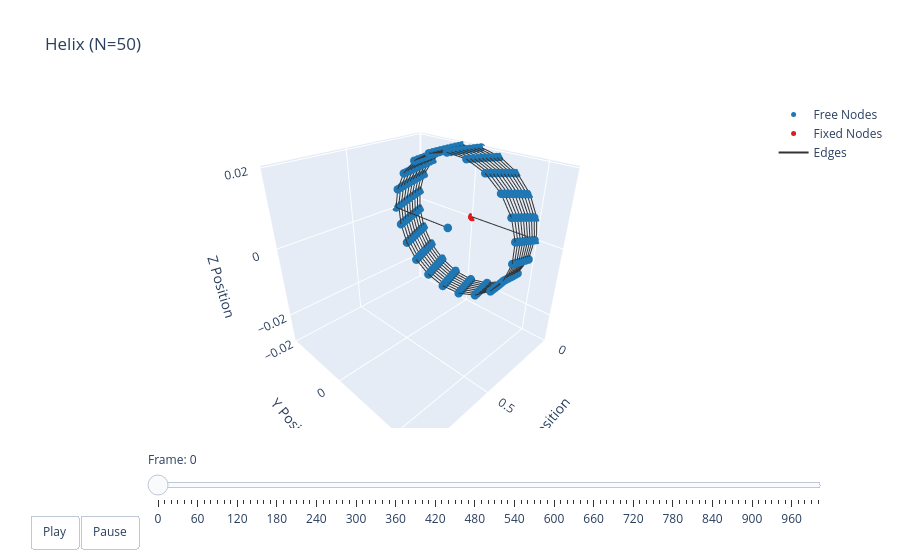

Notebook cell for this chart:
### Code cell
options = dismech.AnimationOptions(title='Helix (N=50)', plot_step=10)

fig = dismech.get_interactive_animation_plotly(robot, t_arr, qs, options)
fig.show()

### Figure 1 — Plotly figure (JSON) as saved in the notebook; plotly's stock layout.template omitted (floating-point values rounded to 4 significant figures; data arrays with more than 128 entries replaced by an {"elided": "..."} marker saying what was removed)
{"data": [{"marker": {"color": "#1f78b4", "size": 5}, "mode": "markers", "name": "Free Nodes", "type": "scatter3d", "x": {"elided": "201 float values"}, "y": {"elided": "201 float values"}, "z": {"elided": "201 float values"}}, {"marker": {"color": "#e31a1c", "size": 5}, "mode": "markers", "name": "Fixed Nodes", "type": "scatter3d", "x": [0.0], "y": [0.0], "z": [0.0]}, {"line": {"color": "#333333", "width": 2}, "mode": "lines", "name": "Edges", "type": "scatter3d", "x": {"elided": "603 float values"}, "y": {"elided": "603 float values"}, "z": {"elided": "603 float values"}}, {"color": "rgba(166, 206, 227, 0.7)", "i": [], "j": [], "k": [], "name": "Faces", "opacity": 0.7, "showscale": false, "type": "mesh3d", "x": {"elided": "202 float values"}, "y": {"elided": "202 float values"}, "z": {"elided": "202 float values"}}], "layout": {"scene": {"camera": {"eye": {"x": 1.225, "y": 1.225, "z": 1.0}}, "xaxis": {"range": [-0.001515, 0.932], "title": {"text": "X Position"}}, "yaxis": {"range": [-0.02037, 0.02691], "title": {"text": "Y Position"}}, "zaxis": {"range": [-0.02882, 0.02043], "title": {"text": "Z Position"}}}, "sliders": [{"currentvalue": {"prefix": "Frame: "}, "steps": [{"args": [["0"], {"frame": {"duration": 50, "redraw": true}, "mode": "immediate"}], "label": "0", "method": "animate"}, {"args": [["1"], {"frame": {"duration": 50, "redraw": true}, "mode": "immediate"}], "label": "10", "method": "animate"}, {"args": [["2"], {"frame": {"duration": 50, "redraw": true}, "mode": "immediate"}], "label": "20", "method": "animate"}, {"args": [["3"], {"frame": {"duration": 50, "redraw": true}, "mode": "immediate"}], "label": "30", "method": "animate"}, {"args": [["4"], {"frame": {"duration": 50, "redraw": true}, "mode": "immediate"}], "label": "40", "method": "animate"}, {"args": [["5"], {"frame": {"duration": 50, "redraw": true}, "mode": "immediate"}], "label": "50", "method": "animate"}, {"args": [["6"], {"frame": {"duration": 50, "redraw": true}, "mode": "immediate"}], "label": "60", "method": "animate"}, {"args": [["7"], {"frame": {"duration": 50, "redraw": true}, "mode": "immediate"}], "label": "70", "method": "animate"}, {"args": [["8"], {"frame": {"duration": 50, "redraw": true}, "mode": "immediate"}], "label": "80", "method": "animate"}, {"args": [["9"], {"frame": {"duration": 50, "redraw": true}, "mode": "immediate"}], "label": "90", "method": "animate"}, {"args": [["10"], {"frame": {"duration": 50, "redraw": true}, "mode": "immediate"}], "label": "100", "method": "animate"}, {"args": [["11"], {"frame": {"duration": 50, "redraw": true}, "mode": "immediate"}], "label": "110", "method": "animate"}, {"args": [["12"], {"frame": {"duration": 50, "redraw": true}, "mode": "immediate"}], "label": "120", "method": "animate"}, {"args": [["13"], {"frame": {"duration": 50, "redraw": true}, "mode": "immediate"}], "label": "130", "method": "animate"}, {"args": [["14"], {"frame": {"duration": 50, "redraw": true}, "mode": "immediate"}], "label": "140", "method": "animate"}, {"args": [["15"], {"frame": {"duration": 50, "redraw": true}, "mode": "immediate"}], "label": "150", "method": "animate"}, {"args": [["16"], {"frame": {"duration": 50, "redraw": true}, "mode": "immediate"}], "label": "160", "method": "animate"}, {"args": [["17"], {"frame": {"duration": 50, "redraw": true}, "mode": "immediate"}], "label": "170", "method": "animate"}, {"args": [["18"], {"frame": {"duration": 50, "redraw": true}, "mode": "immediate"}], "label": "180", "method": "animate"}, {"args": [["19"], {"frame": {"duration": 50, "redraw": true}, "mode": "immediate"}], "label": "190", "method": "animate"}, {"args": [["20"], {"frame": {"duration": 50, "redraw": true}, "mode": "immediate"}], "label": "200", "method": "animate"}, {"args": [["21"], {"frame": {"duration": 50, "redraw": true}, "mode": "immediate"}], "label": "210", "method": "animate"}, {"args": [["22"], {"frame": {"duration": 50, "redraw": true}, "mode": "immediate"}], "label": "220", "method": "animate"}, {"args": [["23"], {"frame": {"duration": 50, "redraw": true}, "mode": "immediate"}], "label": "230", "method": "animate"}, {"args": [["24"], {"frame": {"duration": 50, "redraw": true}, "mode": "immediate"}], "label": "240", "method": "animate"}, {"args": [["25"], {"frame": {"duration": 50, "redraw": true}, "mode": "immediate"}], "label": "250", "method": "animate"}, {"args": [["26"], {"frame": {"duration": 50, "redraw": true}, "mode": "immediate"}], "label": "260", "method": "animate"}, {"args": [["27"], {"frame": {"duration": 50, "redraw": true}, "mode": "immediate"}], "label": "270", "method": "animate"}, {"args": [["28"], {"frame": {"duration": 50, "redraw": true}, "mode": "immediate"}], "label": "280", "method": "animate"}, {"args": [["29"], {"frame": {"duration": 50, "redraw": true}, "mode": "immediate"}], "label": "290", "method": "animate"}, {"args": [["30"], {"frame": {"duration": 50, "redraw": true}, "mode": "immediate"}], "label": "300", "method": "animate"}, {"args": [["31"], {"frame": {"duration": 50, "redraw": true}, "mode": "immediate"}], "label": "310", "method": "animate"}, {"args": [["32"], {"frame": {"duration": 50, "redraw": true}, "mode": "immediate"}], "label": "320", "method": "animate"}, {"args": [["33"], {"frame": {"duration": 50, "redraw": true}, "mode": "immediate"}], "label": "330", "method": "animate"}, {"args": [["34"], {"frame": {"duration": 50, "redraw": true}, "mode": "immediate"}], "label": "340", "method": "animate"}, {"args": [["35"], {"frame": {"duration": 50, "redraw": true}, "mode": "immediate"}], "label": "350", "method": "animate"}, {"args": [["36"], {"frame": {"duration": 50, "redraw": true}, "mode": "immediate"}], "label": "360", "method": "animate"}, {"args": [["37"], {"frame": {"duration": 50, "redraw": true}, "mode": "immediate"}], "label": "370", "method": "animate"}, {"args": [["38"], {"frame": {"duration": 50, "redraw": true}, "mode": "immediate"}], "label": "380", "method": "animate"}, {"args": [["39"], {"frame": {"duration": 50, "redraw": true}, "mode": "immediate"}], "label": "390", "method": "animate"}, {"args": [["40"], {"frame": {"duration": 50, "redraw": true}, "mode": "immediate"}], "label": "400", "method": "animate"}, {"args": [["41"], {"frame": {"duration": 50, "redraw": true}, "mode": "immediate"}], "label": "410", "method": "animate"}, {"args": [["42"], {"frame": {"duration": 50, "redraw": true}, "mode": "immediate"}], "label": "420", "method": "animate"}, {"args": [["43"], {"frame": {"duration": 50, "redraw": true}, "mode": "immediate"}], "label": "430", "method": "animate"}, {"args": [["44"], {"frame": {"duration": 50, "redraw": true}, "mode": "immediate"}], "label": "440", "method": "animate"}, {"args": [["45"], {"frame": {"duration": 50, "redraw": true}, "mode": "immediate"}], "label": "450", "method": "animate"}, {"args": [["46"], {"frame": {"duration": 50, "redraw": true}, "mode": "immediate"}], "label": "460", "method": "animate"}, {"args": [["47"], {"frame": {"duration": 50, "redraw": true}, "mode": "immediate"}], "label": "470", "method": "animate"}, {"args": [["48"], {"frame": {"duration": 50, "redraw": true}, "mode": "immediate"}], "label": "480", "method": "animate"}, {"args": [["49"], {"frame": {"duration": 50, "redraw": true}, "mode": "immediate"}], "label": "490", "method": "animate"}, {"args": [["50"], {"frame": {"duration": 50, "redraw": true}, "mode": "immediate"}], "label": "500", "method": "animate"}, {"args": [["51"], {"frame": {"duration": 50, "redraw": true}, "mode": "immediate"}], "label": "510", "method": "animate"}, {"args": [["52"], {"frame": {"duration": 50, "redraw": true}, "mode": "immediate"}], "label": "520", "method": "animate"}, {"args": [["53"], {"frame": {"duration": 50, "redraw": true}, "mode": "immediate"}], "label": "530", "method": "animate"}, {"args": [["54"], {"frame": {"duration": 50, "redraw": true}, "mode": "immediate"}], "label": "540", "method": "animate"}, {"args": [["55"], {"frame": {"duration": 50, "redraw": true}, "mode": "immediate"}], "label": "550", "method": "animate"}, {"args": [["56"], {"frame": {"duration": 50, "redraw": true}, "mode": "immediate"}], "label": "560", "method": "animate"}, {"args": [["57"], {"frame": {"duration": 50, "redraw": true}, "mode": "immediate"}], "label": "570", "method": "animate"}, {"args": [["58"], {"frame": {"duration": 50, "redraw": true}, "mode": "immediate"}], "label": "580", "method": "animate"}, {"args": [["59"], {"frame": {"duration": 50, "redraw": true}, "mode": "immediate"}], "label": "590", "method": "animate"}, {"args": [["60"], {"frame": {"duration": 50, "redraw": true}, "mode": "immediate"}], "label": "600", "method": "animate"}, {"args": [["61"], {"frame": {"duration": 50, "redraw": true}, "mode": "immediate"}], "label": "610", "method": "animate"}, {"args": [["62"], {"frame": {"duration": 50, "redraw": true}, "mode": "immediate"}], "label": "620", "method": "animate"}, {"args": [["63"], {"frame": {"duration": 50, "redraw": true}, "mode": "immediate"}], "label": "630", "method": "animate"}, {"args": [["64"], {"frame": {"duration": 50, "redraw": true}, "mode": "immediate"}], "label": "640", "method": "animate"}, {"args": [["65"], {"frame": {"duration": 50, "redraw": true}, "mode": "immediate"}], "label": "650", "method": "animate"}, {"args": [["66"], {"frame": {"duration": 50, "redraw": true}, "mode": "immediate"}], "label": "660", "method": "animate"}, {"args": [["67"], {"frame": {"duration": 50, "redraw": true}, "mode": "immediate"}], "label": "670", "method": "animate"}, {"args": [["68"], {"frame": {"duration": 50, "redraw": true}, "mode": "immediate"}], "label": "680", "method": "animate"}, {"args": [["69"], {"frame": {"duration": 50, "redraw": true}, "mode": "immediate"}], "label": "690", "method": "animate"}, {"args": [["70"], {"frame": {"duration": 50, "redraw": true}, "mode": "immediate"}], "label": "700", "method": "animate"}, {"args": [["71"], {"frame": {"duration": 50, "redraw": true}, "mode": "immediate"}], "label": "710", "method": "animate"}, {"args": [["72"], {"frame": {"duration": 50, "redraw": true}, "mode": "immediate"}], "label": "720", "method": "animate"}, {"args": [["73"], {"frame": {"duration": 50, "redraw": true}, "mode": "immediate"}], "label": "730", "method": "animate"}, {"args": [["74"], {"frame": {"duration": 50, "redraw": true}, "mode": "immediate"}], "label": "740", "method": "animate"}, {"args": [["75"], {"frame": {"duration": 50, "redraw": true}, "mode": "immediate"}], "label": "750", "method": "animate"}, {"args": [["76"], {"frame": {"duration": 50, "redraw": true}, "mode": "immediate"}], "label": "760", "method": "animate"}, {"args": [["77"], {"frame": {"duration": 50, "redraw": true}, "mode": "immediate"}], "label": "770", "method": "animate"}, {"args": [["78"], {"frame": {"duration": 50, "redraw": true}, "mode": "immediate"}], "label": "780", "method": "animate"}, {"args": [["79"], {"frame": {"duration": 50, "redraw": true}, "mode": "immediate"}], "label": "790", "method": "animate"}, {"args": [["80"], {"frame": {"duration": 50, "redraw": true}, "mode": "immediate"}], "label": "800", "method": "animate"}, {"args": [["81"], {"frame": {"duration": 50, "redraw": true}, "mode": "immediate"}], "label": "810", "method": "animate"}, {"args": [["82"], {"frame": {"duration": 50, "redraw": true}, "mode": "immediate"}], "label": "820", "method": "animate"}, {"args": [["83"], {"frame": {"duration": 50, "redraw": true}, "mode": "immediate"}], "label": "830", "method": "animate"}, {"args": [["84"], {"frame": {"duration": 50, "redraw": true}, "mode": "immediate"}], "label": "840", "method": "animate"}, {"args": [["85"], {"frame": {"duration": 50, "redraw": true}, "mode": "immediate"}], "label": "850", "method": "animate"}, {"args": [["86"], {"frame": {"duration": 50, "redraw": true}, "mode": "immediate"}], "label": "860", "method": "animate"}, {"args": [["87"], {"frame": {"duration": 50, "redraw": true}, "mode": "immediate"}], "label": "870", "method": "animate"}, {"args": [["88"], {"frame": {"duration": 50, "redraw": true}, "mode": "immediate"}], "label": "880", "method": "animate"}, {"args": [["89"], {"frame": {"duration": 50, "redraw": true}, "mode": "immediate"}], "label": "890", "method": "animate"}, {"args": [["90"], {"frame": {"duration": 50, "redraw": true}, "mode": "immediate"}], "label": "900", "method": "animate"}, {"args": [["91"], {"frame": {"duration": 50, "redraw": true}, "mode": "immediate"}], "label": "910", "method": "animate"}, {"args": [["92"], {"frame": {"duration": 50, "redraw": true}, "mode": "immediate"}], "label": "920", "method": "animate"}, {"args": [["93"], {"frame": {"duration": 50, "redraw": true}, "mode": "immediate"}], "label": "930", "method": "animate"}, {"args": [["94"], {"frame": {"duration": 50, "redraw": true}, "mode": "immediate"}], "label": "940", "method": "animate"}, {"args": [["95"], {"frame": {"duration": 50, "redraw": true}, "mode": "immediate"}], "label": "950", "method": "animate"}, {"args": [["96"], {"frame": {"duration": 50, "redraw": true}, "mode": "immediate"}], "label": "960", "method": "animate"}, {"args": [["97"], {"frame": {"duration": 50, "redraw": true}, "mode": "immediate"}], "label": "970", "method": "animate"}, {"args": [["98"], {"frame": {"duration": 50, "redraw": true}, "mode": "immediate"}], "label": "980", "method": "animate"}, {"args": [["99"], {"frame": {"duration": 50, "redraw": true}, "mode": "immediate"}], "label": "990", "method": "animate"}, {"args": [["100"], {"frame": {"duration": 50, "redraw": true}, "mode": "immediate"}], "label": "1000", "method": "animate"}], "transition": {"duration": 0}, "x": 0.1, "y": 0}], "title": {"text": "Helix (N=50)"}, "updatemenus": [{"buttons": [{"args": [null, {"frame": {"duration": 50, "redraw": true}, "fromcurrent": true}], "label": "Play", "method": "animate"}, {"args": [[null], {"frame": {"duration": 0, "redraw": true}, "mode": "immediate"}], "label": "Pause", "method": "animate"}], "direction": "left", "pad": {"r": 10, "t": 87}, "showactive": false, "type": "buttons", "x": 0.1, "xanchor": "right", "y": 0, "yanchor": "top"}]}}
